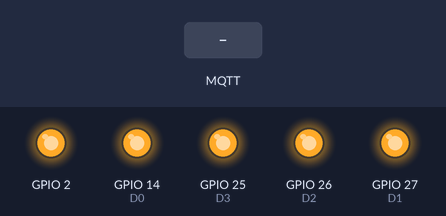
The sketch below on a simulated ESP32. Parts: output pins drawn as LEDs (lit = HIGH). Inputs (shaded band) come from the test bench. WiFi joins after 1.5 s; servers stay silent unless stated; no MQTT or app messages arrive unless stated; pins used as bus, display or sensor lines are not drawn; what the sketch prints to the serial monitor is not drawn.

Above: at 2.2 s.
2.3 s: MQTT message "1" arrives on the first subscribed topic
At 3.0 s:
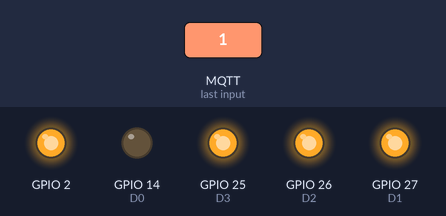
3.8 s: MQTT message "1" arrives on the second subscribed topic
At 4.2 s:
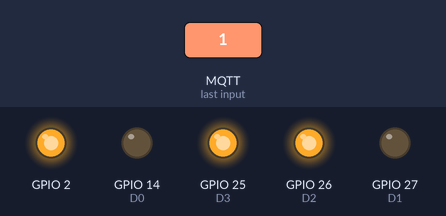
5.3 s: MQTT message "0" arrives on the first subscribed topic
At 6.5 s:
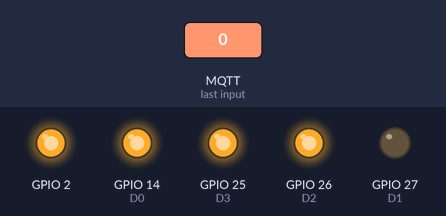
6.8 s: MQTT message "1" arrives on the third subscribed topic
At 7.6 s:
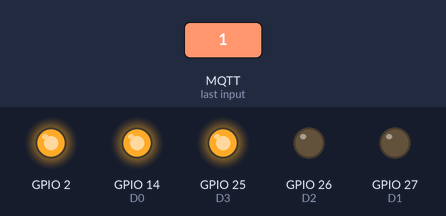
8.3 s: MQTT message "0" arrives on the second subscribed topic
At 8.8 s:
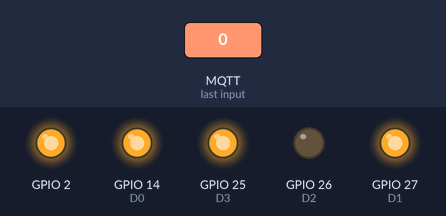
9.8 s: MQTT message "0" arrives on the third subscribed topic
At 11.1 s:
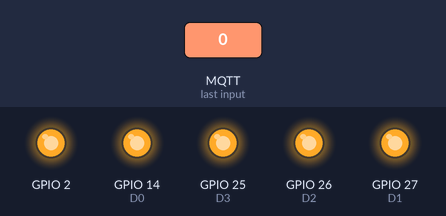
Timing chart, 0 to 12.3 s (numbered marks = the images above; inputs shaded):
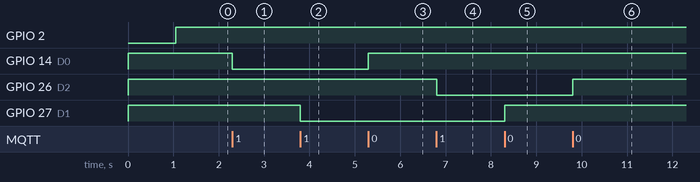

The sketch:

MQTTReceiverESP32.ino
```cpp
// Define logic level.
#define ON LOW
#define OFF HIGH

// Define Libraries.
#include <PubSubClient.h>
#include <WiFi.h>

//---- WiFi settings
const char ssid[] = "Esp32Test";
const char password[] = "1234567890";

// MQTT server credentils.
const char *clientId = "ESP32-0";
const char *mqtt_server = "91.121.93.94";
const char *mqtt_username = "";
const char *mqtt_password = "";
const int mqtt_port = 1883;
uint8_t reconnectCounter = 0;

// OUTPUT device declaration with PIN number.
const uint8_t D0 = 14, D1 = 27, D2 = 26, D3 = 25, D4 = 33;

WiFiClient espClient;
PubSubClient client(espClient);

void reconnect()
{
    // Loop until we’re reconnected
    while (!client.connected())
    {
        Serial.print("Attempting MQTT connection…");
        // Attempt to connect
        if (client.connect(clientId, mqtt_username, mqtt_password))
        {
            Serial.print("Connected");
            digitalWrite(2, HIGH);
            client.subscribe("DS/D0");
            client.subscribe("DS/D1");
            client.subscribe("DS/D2");
            client.subscribe("DS/D3");
            client.subscribe("DS/D4");
            client.subscribe("DS/D5");
            client.subscribe("DS/D6");
            client.subscribe("DS/D7");
            client.subscribe("DS/D8");
            client.subscribe("DS/D9");
            client.subscribe("DS/D10");
            client.subscribe("DS/D11");
            client.subscribe("DS/D12");
            client.subscribe("DS/D13");
            client.subscribe("DS/D14");
            client.subscribe("DS/D15");
            client.subscribe("DS/ALL");
            client.subscribe("DS/WR");
            client.subscribe("DS/MR");
        }
        else
        {
            reconnectCounter += 1;
            Serial.print("failed, rc=");
            Serial.print(client.state());
            Serial.println(" Trying in 2 seconds");
            digitalWrite(2, LOW);
            delay(2000);
            if (reconnectCounter == 5)
            {
                WiFi.begin(ssid, password);
                reconnectCounter = 0;
            }
        }
    }
}

void callback(char *topic, uint8_t *payload, unsigned int length)
{
    uint8_t mqttMessage = (*payload - 48);
    Controller(topic, "DS/D0", mqttMessage, D0);
    Controller(topic, "DS/D1", mqttMessage, D1);
    Controller(topic, "DS/D2", mqttMessage, D2);
    Controller(topic, "DS/D3", mqttMessage, D3);
    Controller(topic, "DS/D4", mqttMessage, D4);
    if (strcmp(topic, "DS/ALL") == 0)
    {
        if (mqttMessage == 1)
        {
            digitalWrite(D0, ON);
            digitalWrite(D1, ON);
            digitalWrite(D2, ON);
            digitalWrite(D3, ON);
            digitalWrite(D4, ON);
        }
        if (mqttMessage == 0)
        {
            digitalWrite(D0, OFF);
            digitalWrite(D1, OFF);
            digitalWrite(D2, OFF);
            digitalWrite(D3, OFF);
            digitalWrite(D4, OFF);
        }
    }
    if (strcmp(topic, "DS/WR") == 0)
    {
        if (mqttMessage == 1)
        {
            digitalWrite(D0, ON);
            digitalWrite(D1, ON);
        }
        else
        {
            digitalWrite(D0, OFF);
            digitalWrite(D1, OFF);
        }
    }
    if (strcmp(topic, "DS/MR") == 0)
    {
        if (mqttMessage == 1)
        {

            digitalWrite(D2, ON);
            digitalWrite(D3, ON);
            digitalWrite(D4, ON);
        }
        else
        {
            digitalWrite(D2, OFF);
            digitalWrite(D3, OFF);
            digitalWrite(D4, OFF);
        }
    }
}

void Controller(const char *_topic, const char *_topicName, const uint8_t _mqttMessage, const uint8_t _device)
{
    if (strcmp(_topic, _topicName) == 0)
    {

        if (_mqttMessage == 1)
        {
            uint8_t _pinStatus = digitalRead(_device);
            if (_pinStatus == OFF)
            {
                digitalWrite(_device, ON);
            }
        }
        if (_mqttMessage == 0)
        {
            uint8_t _pinStatus = digitalRead(_device);
            if (_pinStatus == ON)
            {
                digitalWrite(_device, OFF);
            }
        }
    }
}

void setup()
{
    digitalWrite(D0, OFF);
    digitalWrite(D1, OFF);
    digitalWrite(D2, OFF);
    digitalWrite(D3, OFF);
    digitalWrite(D4, OFF);
    Serial.begin(115200);
    pinMode(D0, OUTPUT);
    pinMode(D1, OUTPUT);
    pinMode(D2, OUTPUT);
    pinMode(D3, OUTPUT);
    pinMode(D4, OUTPUT);
    pinMode(2, OUTPUT);
    WiFi.mode(WIFI_STA);
    WiFi.begin(ssid, password);
    delay(1000);
    client.setServer(mqtt_server, mqtt_port);
    client.setCallback(callback);
}
void loop()
{
    if (!client.connected())
    {
        reconnect();
    }
    client.loop();
}
```

Measured:
- after the input at 2.3 s, GPIO 14 (D0): HIGH → LOW at once
- after the input at 3.8 s, GPIO 27 (D1): HIGH → LOW at once
- after the input at 5.3 s, GPIO 14 (D0): LOW → HIGH at once
- after the input at 6.8 s, GPIO 26 (D2): HIGH → LOW at once
- after the input at 8.3 s, GPIO 27 (D1): LOW → HIGH at once
- after the input at 9.8 s, GPIO 26 (D2): LOW → HIGH at once
